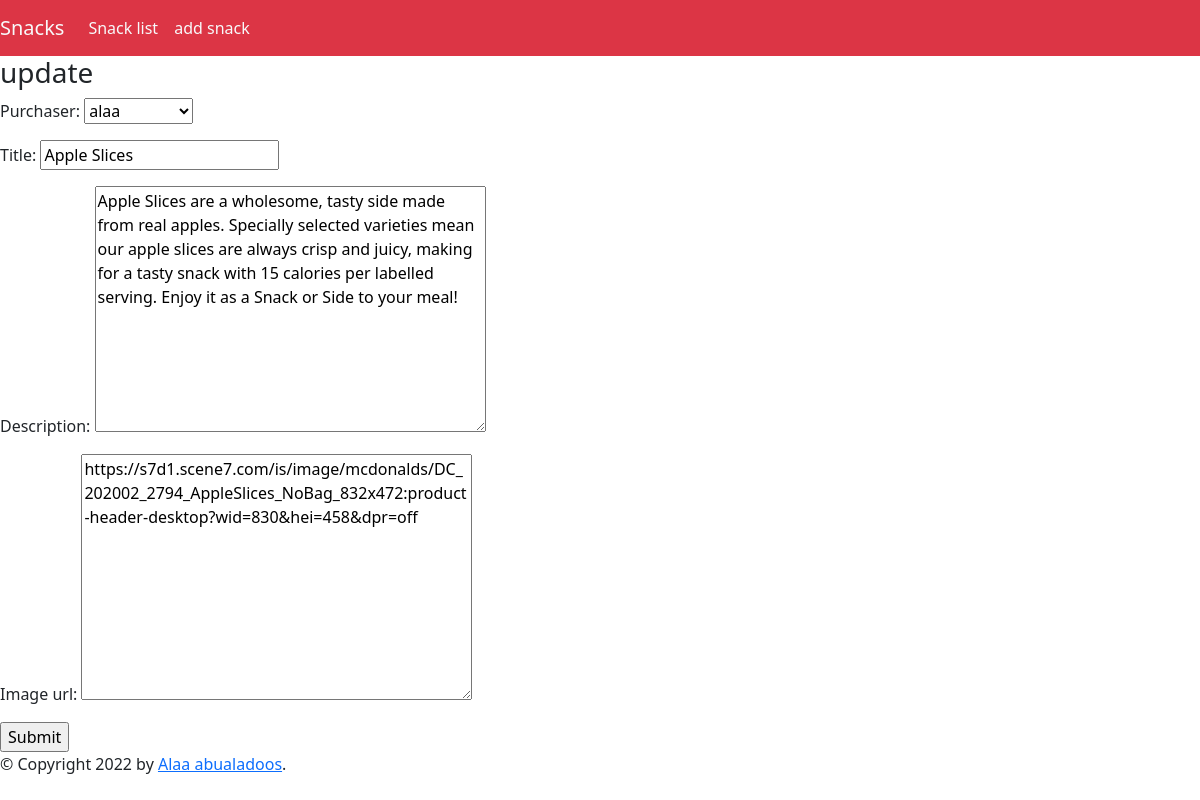
Page /1/update/ on the committed database.
### snacks/models.py (models this page shows, shortened)
class Snack(models.Model):
    title=models.CharField(max_length=64)
    purchaser=models.ForeignKey(get_user_model(),on_delete=models.CASCADE)
    description=models.TextField()
    image_url=models.TextField(default='no image')

### snacks/views.py (the view)
# urls.py: path('<int:pk>/update/',SnackUpdateView.as_view(),name='update_list'),
class SnackUpdateView(UpdateView):
    template_name='snack_update.html'
    model=Snack
    fields=['purchaser','title','description','image_url']

### templates/snack_update.html (shortened to what this page needs)
{% extends 'base.html' %}
{% block content %}
<h3>update {{snacks.name}} </h3>
<form method="post">
    {{form.as_p}}
    <input type="submit">
</form>
{% endblock %}

### rows in the picture
Snack: purchaser "alaa", title "Apple Slices", description "Apple Slices are a wholesome, tasty side made from real apples. Specially selected varieties mean our apple slices are always crisp and juicy, making for a tasty snack with 15 calories per labelled serving. Enjoy it as a Snack or Side to your meal!", image_url "https://s7d1.scene7.com/is/image/mcdonalds/DC_202002_2794_AppleSlices_NoBag_832x472:product-header-desktop?wid=830&hei=458&dpr=off"
